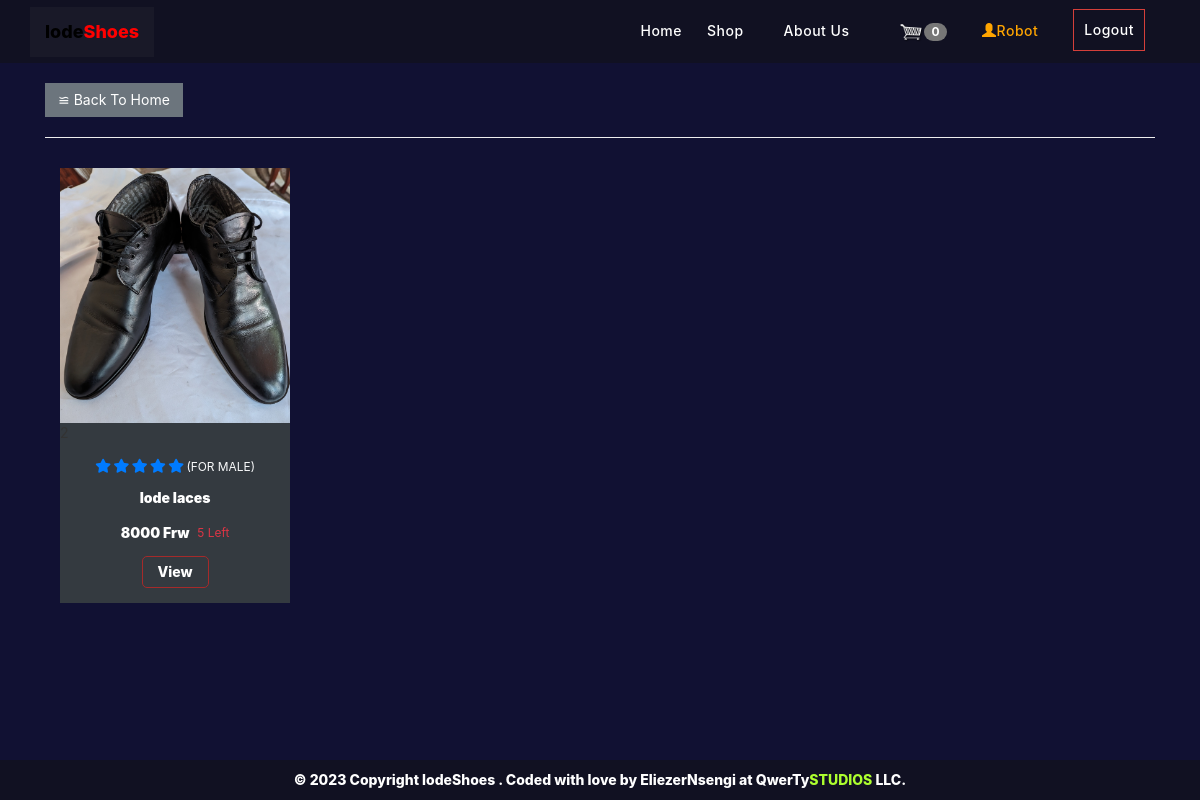
/products (signed in), run on the app's committed database.
### MainApp/models.py (models this page shows, shortened)
class Product(models.Model):
    name = models.CharField(max_length=100)
    price = models.IntegerField(default=0)
    qty = models.IntegerField(default=1)
    category = models.ForeignKey(Category, on_delete=models.DO_NOTHING)
    image = models.ImageField(upload_to="products")
    image2 = models.ImageField(upload_to="products", blank=True, null=True)
    image3 = models.ImageField(upload_to="products", blank=True, null=True)
    image4 = models.ImageField(upload_to="products", blank=True, null=True)
    reviews = models.IntegerField(default=0)

class Category(models.Model):
    name = models.CharField(max_length=20)
    description = models.TextField()
    image = models.ImageField(upload_to="category/")

### MainApp/views.py (the view)
# urls.py: path("products", Products, name="products"),
def Products(request):
    products = Product.objects.all()
    client = Client.objects.filter(username=request.user).first()
    cart = Cart.objects.filter(client=client).count()
    context = {
        "products": products,
        "title": "shoes | lodeShoes",
        "cart": cart,
    }
    return render(request, "products.html", context)

### MainApp/templates/products.html (shortened to what this page needs)
{%extends 'base.html'%}
{%load static %}
{%block content%}
{%include 'header.html'%}
<div class="container">
    <a href='/' class="btn btn-secondary">&backcong; Back To Home</a>
  </div>
<div class="container">
<hr>
<div class="d-inline-flex flex-wrap  ">
{%for product in products%}
 <div class="col-lg-4 col-md-4  col-sm-4 pb-1 flex-fill" >
                <div class="product-item bg-dark mb-4">
                    <div class="product-img position-relative overflow-hidden" >
                        <a href="/products/{{product.id}}"><img   class="img-fluid w-100" src={{product.image.url}} alt=""></a>2
                    </div>
                    <div class="text-center py-4" >
                        <div class="d-flex align-items-center justify-content-center mb-1">
                            <small class="fa fa-star text-primary mr-1"></small>
                            <small class="fa fa-star text-primary mr-1"></small>
                            <small class="fa fa-star text-primary mr-1"></small>
                            <small class="fa fa-star text-primary mr-1"></small>
                            <small class="fa fa-star text-primary mr-1"></small>
                            <small class="text-light">({{product.category.name}})</small>
                        </div>
                         <div class="d-flex align-items-center justify-content-center mt-2">
                            <h5>{{product.name}}</h5>
                        </div>
                        <div class="d-flex align-items-center justify-content-center">
                            <h5>{{product.price}} Frw</h5>
                            {% if product.qty == 0 %}
                            &nbsp;&nbsp;<small class="text-danger">OUT OF STOCK</small>
                            {% else %}
                            &nbsp;&nbsp;<small class="text-danger">{{product.qty}} Left</small>
                            {% endif %}
                        </div>
            <a style="border: 1px solid brown;" class="btn btn-outline-light mt-2 py-2 px-4" href="products/{{product.id}}">View</a>
                    </div>
                </div>
            </div>
{% endfor %}
</div>
</div>
{% endblock %}

### MainApp/templates/header.html (shortened to what this page needs)
{% load static %}
<nav class="navbar navbar-b navbar-trans navbar-expand-md fixed-top" id="mainNav">
    <div class="container">
        <a style="background-color: rgba(94, 90, 90, 0.11);" class="navbar-brand l navbar-left js-scroll" href="/"><span
                class="color-text">lode<span style="color: red;">Shoes</span> </span></a>
        <div class="  navbar-collapse  collapse justify-content-end" id="navbarDefault">
            <ul class="navbar-nav navbar-right">
                <li class="nav-item"> <a class="nav-link l js-scroll active" href="/">Home</a></li>
                <li class="nav-item"> <a class="nav-link l js-scroll ml-2 mr-4" href="/products">Shop</a></li>
                <li class="nav-item"> <a class="nav-link l js-scroll ml-2 mr-4" href="/about">About Us</a></li>
                {% if user.is_authenticated %}
                <li class="nav-item"><a class="nav-link l js-scroll mr-3" href="/checkout"><img width="20" height="20" src="{%static 'images/cart.png'%}" alt="cart-icon" class="cart-icon "><span class="badge badge-pill primary-color">{{cart}} </span></a></li>
                {%if user.username == "admin" %}
                <li class="nav-item"><a class="nav-link l js-scroll ml-2 mr-4" style="color: orange;" href='/admin'><span class="glyphicon glyphicon-user"></span> &nbsp;
                        {{user.username}}</a></li>
                {%else%}
                <li class="nav-item"><a class="nav-link l js-scroll ml-2 mr-4" style="color: orange;" href='/accounts/{{request.user}}/orders'><span
                            class="glyphicon glyphicon-user"></span>{{request.user}}</a></li>
                {%endif%}
                <li class="nav-item ">
                        <button
                        class="nav-link js-scroll btn btn-danger p-3 mt-1 ml-2 show-modal"
                        data-toggle="modal"
                        data-target="#myModal3"
                      >
                        Logout
                      </button></li>
                {%else%}
                <li class="nav-item "><a class="nav-link js-scroll btn btn-primary p-3 mt-1 ml-2"
                        href="/login">Login</a></li>
                <li class="nav-item "><a style="color:black;" class="nav-link js-scroll btn btn-default p-3 mt-1 ml-2"
                        href="/register">Sign Up</a></li>
                {% endif %}
            </ul>
        </div>
    </div>
</nav>

### static/navbar.css (style rules this page uses)
.navbar-b { transition: all 0.5s ease-in-out; }
.navbar-b.navbar-trans .nav-item, .navbar-b.navbar-reduce .nav-item { position: relative; padding-right: 10px; padding-left: 0; }
.navbar-b.navbar-trans .nav-link, .navbar-b.navbar-reduce .nav-link { color: #fff; text-transform: capitalize; font-weight: 500; font-size: 14px; letter-spacing: 0.5px; }
.navbar-b.navbar-trans .show > .nav-link, .navbar-b.navbar-trans .active > .nav-link, .navbar-b.navbar-trans .nav-link.show, .navbar-b.navbar-trans .nav-link.active { color: #fff; }

### static/css/main.css (style rules this page uses)
body { min-height: 100vh; position: relative; margin: 0; padding-bottom: 100px; box-sizing: border-box; background-color: rgb(171, 184, 197); }
.container { font-family: -apple-system, BlinkMacSystemFont, "Segoe UI", Roboto, Oxygen, Ubuntu, Cantarell, "Open Sans", "Helvetica Neue", sans-serif !important; }
.navbar { background: #112 !important; border-radius: 0 !important; font-weight: 800 !important; }
a { color: black; }
h1, h2, h3, h4, h5, h6, label { color: white; font-weight: 900; }
.cart-icon { width: 25px; display: inline-block; margin-left: 15px; }
.col-lg-4, .col-lg-6, .col-lg-8, .col-lg-12 { margin-top: 10px; }
.btn { border-radius: 0; }
.btn-outline-light { border-radius: 5px; border: none; color: white; font-weight: 800; }
body { font-family: -apple-system, BlinkMacSystemFont, "Segoe UI", Roboto, Oxygen, Ubuntu, Cantarell, "Open Sans", "Helvetica Neue", sans-serif; }

### MainApp/templates/header.html (style rules this page uses)
button { background-color: #112 !important; }
.navbar-brand { outline: none; animation: animated 5s linear infinite; }

### MainApp/templates/products.html (style rules this page uses)
body { background: #113; }

### data on the page
Product: image (picture), category.name "FOR MALE", name "lode laces", price "8000", qty "5"

### other printed values
{{ cart }} "0"
{{ request.user }} "Robot"
